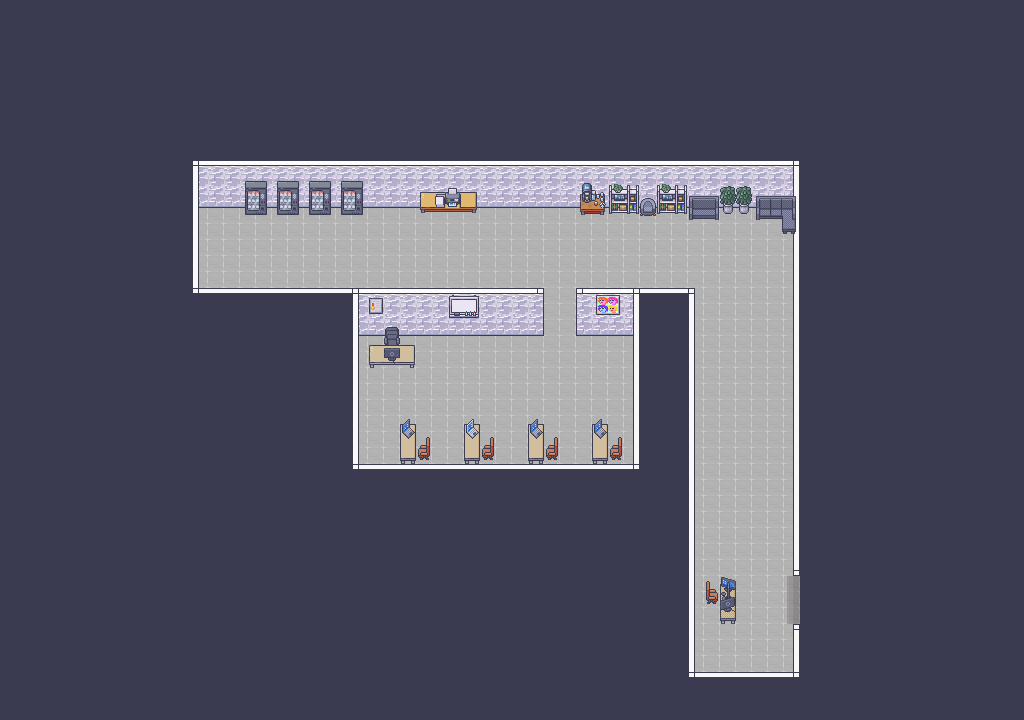

Rendered tile map (Tiled .tmx) drawn with the repository's tilesets; below, a short description and the map source with its tile grids summarised:
An orthogonal 64x45 tile map with 16x16 px tiles, 7 tile layers (Background, Floor, Walls, Walls decor, ...), 5 tilesets and 2 objects (study, outside).

<map version="1.10" tiledversion="1.10.2" orientation="orthogonal" renderorder="right-down" width="64" height="45" tilewidth="16" tileheight="16" infinite="0" nextlayerid="9" nextobjectid="3">
 <tileset firstgid="1" source="Room_Builder_Office_32x32.tsx" />
 <tileset firstgid="897" source="Room_Builder_Office_16x16.tsx" />
 <tileset firstgid="1121" source="Modern_Office_Black_Shadow2.tsx" />
 <tileset firstgid="1969" source="Modern_Office_Black_Shadow.tsx" />
 <tileset firstgid="2817" source="Room_Builder_16x16.tsx" />
 <layer id="1" name="Background" width="64" height="45">
  <data>[2880 cells, 2880 non-empty, 1 distinct tile ids]</data>
 </layer>
 <layer id="2" name="Floor" width="64" height="45">
  <data>[2880 cells, 508 non-empty, 1 distinct tile ids]</data>
 </layer>
 <layer id="3" name="Walls" width="64" height="45">
  <data>[2880 cells, 332 non-empty, 14 distinct tile ids]</data>
 </layer>
 <layer id="4" name="Walls decor" width="64" height="45">
  <data>[2880 cells, 32 non-empty, 16 distinct tile ids]</data>
 </layer>
 <layer id="5" name="Decoration" width="64" height="45">
  <data>[2880 cells, 94 non-empty, 50 distinct tile ids]</data>
 </layer>
 <layer id="6" name="Decoration 2" width="64" height="45">
  <data>[2880 cells, 21 non-empty, 17 distinct tile ids]</data>
 </layer>
 <layer id="7" name="Decoration 3" width="64" height="45">
  <data>[2880 cells, 7 non-empty, 7 distinct tile ids]</data>
 </layer>
 <objectgroup id="8" name="Interactables">
  <object id="1" name="study" x="592" y="400" width="32" height="64" />
  <object id="2" name="outside" x="768" y="576" width="32" height="48">
   <properties>
    <property name="spawn" value="20 31" />
   </properties>
  </object>
 </objectgroup>
</map>
